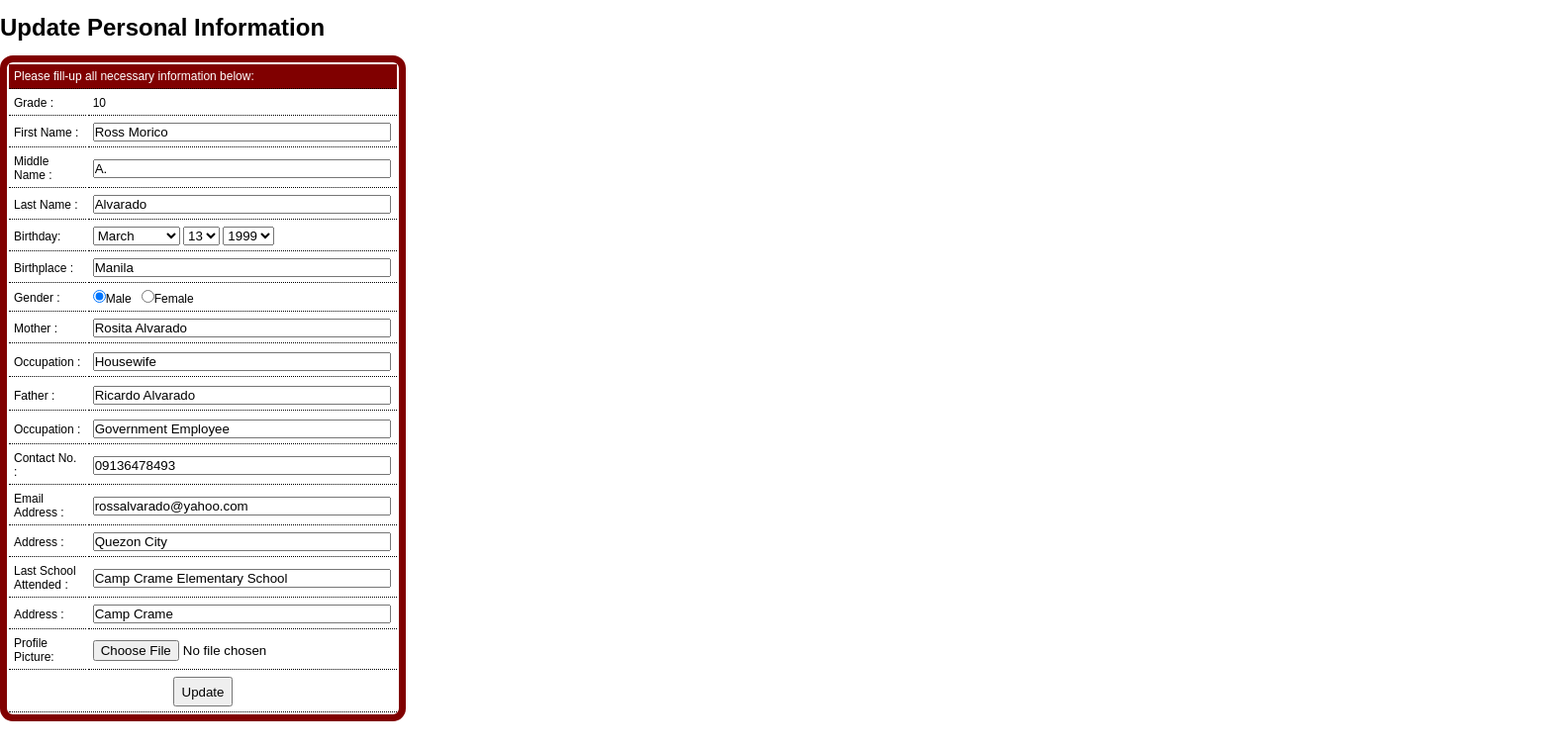
The app's page /update_personalinfo.php?userid=2 (signed in) with its own data.
### tables this page shows
CREATE TABLE IF NOT EXISTS `gradelevelmaster` (
  `gradeid` int(11) NOT NULL AUTO_INCREMENT,
  `description` varchar(25) NOT NULL,
  `adddate` timestamp NOT NULL DEFAULT CURRENT_TIMESTAMP,
  PRIMARY KEY (`gradeid`)
);

CREATE TABLE IF NOT EXISTS `usermaster` (
  `userid` int(11) NOT NULL AUTO_INCREMENT,
  `fname` varchar(50) NOT NULL,
  `mname` varchar(50) NOT NULL,
  `lname` varchar(50) NOT NULL,
  `username` varchar(50) NOT NULL,
  `password` varchar(50) NOT NULL,
  `pic` varchar(100) NOT NULL,
  `levelid` int(11) NOT NULL,
  `isactive` int(11) NOT NULL,
  `adddate` timestamp NOT NULL DEFAULT CURRENT_TIMESTAMP,
  `lastlogindate` timestamp NULL DEFAULT '0000-00-00 00:00:00',
  PRIMARY KEY (`userid`)
);

CREATE TABLE IF NOT EXISTS `studentmaster` (
  `lrn` varchar(12) NOT NULL,
  `userid` int(11) NOT NULL,
  `address` varchar(255) NOT NULL,
  `sex` int(11) NOT NULL,
  `birthday` date NOT NULL,
  `birthplace` varchar(100) NOT NULL,
  `cellno` varchar(11) NOT NULL,
  `mother` varchar(50) NOT NULL,
  `motherocc` varchar(50) NOT NULL,
  `father` varchar(50) NOT NULL,
  `fatherocc` varchar(50) NOT NULL,
  `lastschoolattended` varchar(100) NOT NULL,
  `schooladdress` varchar(100) NOT NULL,
  `email` varchar(50) NOT NULL,
  `gradeid` int(11) NOT NULL,
  `sectionid` int(11) NOT NULL,
  `registrationid` int(11) NOT NULL,
  `adddate` timestamp NOT NULL DEFAULT CURRENT_TIMESTAMP,
  `editdate` timestamp NULL DEFAULT NULL,
  PRIMARY KEY (`lrn`)
);

### update_personalinfo.php (the view, shortened to what this page needs)
<!DOCTYPE HTML PUBLIC "-//W3C//DTD HTML 4.01 Transitional//EN"
"http://www.w3.org/TR/html4/loose.dtd">
<html>
<head>
	<link href="css/css.css" rel="stylesheet" type="text/css">
</head>
<body>
<?php
$tblname="";
$userid=$_GET['userid'];
$query="SELECT * FROM preregmaster WHERE userid=$userid";
$result=mysql_query($query);
$totalPre = mysql_num_rows($result);
if($totalPre>0)
{
	$tblname="preregmaster";
}
else
{
	$tblname="studentmaster";
}
$query="SELECT um.*, pm.*, month(pm.birthday) as bmonth, day(pm.birthday) as bday, year(pm.birthday) as byear FROM usermaster as um, $tblname as pm WHERE um.userid=pm.userid AND um.userid='$userid'";
$result=mysql_query($query);
while($row=mysql_fetch_array($result))
{
	$fname=$row['fname'];
	$mname=$row['mname'];
	$lname=$row['lname'];
	$bplace=$row['birthplace'];
	$mother=$row['mother'];
	$motherocc=$row['motherocc'];
	$father=$row['father'];
	$fatherocc=$row['fatherocc'];
	$cellno=$row['cellno'];
	$eadd=$row['email'];
	$radd=$row['address'];
	$last=$row['lastschoolattended'];
	$schadd=$row['schooladdress'];
	$bmonth=$row['bmonth'];
	$bday=$row['bday'];
	$byear=$row['byear'];
	$sex=$row['sex'];
	$pic=$row['pic'];
	$gradeid=$row['gradeid'];
}
?>
					<div class="windowBody" style="left:-250px;" >
						<br>
						<h1>Update Personal Information</h1>
						<br>
						<form enctype="multipart/form-data" action="update_personalinfo_exec.php" method="POST" onSubmit="return checkForm(this); return false;">
							<table class="curvedEdges" align="center" width="410" border="0">
								<tr>
									<td bgcolor="maroon" colspan="2"><font color="#FFFFFF">Please fill-up all necessary information below:</font></td>
								</tr>
								<tr>
									<td>Grade :</td>
									<td width="386">
									<?php
										$q="SELECT description FROM gradelevelmaster where gradeid=$gradeid";
										$res=mysql_query($q);
										while($row=mysql_fetch_array($res))
										{
											$gg=$row['description'];
										}
										echo $gg;
									?>
									</td>
								</tr>
								<tr>
									<td width="179">First Name :</td>
									<td width="386"><input  name="fname" type="text" placeholder="First Name" size="35" value="<?php echo($fname); ?> "/></td>
								</tr>
								<tr>
									<td width="500">Middle Name :</td>
									<td><input type="text" name="mname" placeholder="Middle Name" size="35"  value="<?php echo($mname); ?> "/></td>
								</tr>
								<tr>
									<td width="500">Last Name :</td>
									<td><input type="text" name="lname" placeholder="Last Name" size="35"  value="<?php echo($lname); ?>" /></td>
								</tr>
								<tr>
									<td>Birthday:</td>
									<td><select name="bmonth" id="month">
									  <option <?php if($bmonth==3){ echo("selected");} ?>  value="3">March</option>
									</select>
									  <select name="bday" id="day">
										<option <?php if($bday==13){ echo("selected");} ?> value=13>13</option>
									</select>
									  <select name="byear" id="years">
										<option <?php if($byear=="1999"){ echo("selected");} ?>>1999</option>
									</select>
								</td>
							</tr>
								<tr>
									<td width="500">Birthplace :</td>
									<td><input type="text" name="bplace" placeholder="Birthplace" size="35" value="<?php echo($bplace); ?>" /></td>
								</tr>
								<tr>
									<td>Gender :</td>
									<td>
										<input type="radio" name="gender" checked id="radio" value=0 <?php if($sex==0) { echo('checked');}?> ><label for="radio">Male &nbsp;
										<input type="radio" name="gender" id="radio2" value=1 <?php if($sex==1) { echo('checked');}?>>Female</label>
							</td>
							    </tr>
								<tr>
									<td width="500">Mother :</td>
									<td><input type="text" name="mother" placeholder="Mother's Name"size="35" value="<?php echo($mother); ?>" /></td>
								</tr>								<tr>
								<tr>
									<td width="500">Occupation :</td>
									<td><input type="text" name="motherocc" placeholder="Mother's Occupation" size="35" value="<?php echo($motherocc); ?>" /></td>
								</tr>								<tr>
								<tr>
									<td width="500">Father :</td>
									<td><input type="text" name="father" placeholder="Father's Name"size="35" value="<?php echo($father); ?>" /></td>
								</tr>								<tr>
								<tr>
									<td width="500">Occupation :</td>
									<td><input type="text" name="fatherocc" placeholder="Fathers's Occupation" size="35"value="<?php echo($fatherocc); ?>" /></td>
								</tr>
								<tr>
									<td width="500">Contact No. :</td>
									<td><input type="text" onKeyPress="return isNumericKey(event);" name="contactno" placeholder="Contact Number" maxlength="11" size="35"value="<?php echo($cellno); ?>" /></td>
								</tr>
								<td width="500">Email Address :</td>
									<td><input type="email" name="eadd" placeholder="E-mail Address" size="35" value="<?php echo($eadd); ?>" /></td>
								</tr>
								<tr>
									<td width="500">Address :</td>
									<td><input type="text" name="radd" placeholder="Residential Address" size="35"value="<?php echo($radd); ?>" /></td>
								</tr>
								<tr>
									<td width="500">Last School Attended :</td>
									<td><input type="text" name="schname" placeholder="Last School Attended" size="35" value="<?php echo($last); ?>" /></td>
								</tr>
								<tr>
									<td width="500">Address :</td>
									<td><input type="text" name="schadd" placeholder="School Address" size="35" value="<?php echo($schadd); ?>" /></td>
								</tr>
							    <tr>
									<td>Profile Picture: </td>
									<td><input type="file" name="uploaded_file" accept="image/*" value="<?php echo($pic); ?>"></td>
							    </tr>
							  <tr>
									<td colspan="2">
									  <div align="center">
										  <input style="width: 60px; height: 30px;" type="submit" name="button" id="button" value="Update">
									  </div>
									</label></td>
								</tr>
				</table>
						</form>
</body>
</html>

### Css/css.css (style rules this page uses)
* { margin:0; padding:0; }
body { font-family:Arial; font-size:12px; background-image:url(../images/background.jpg); }
.windowBody { width:130%; height:835px; background-color:#FFFFFF; }
table.curvedEdges { border:7px solid maroon;-webkit-border-radius:13px;-moz-border-radius:13px;-ms-border-radius:13px;-o-border-radius:13px;border-radius:13px; }
table.curvedEdges td, table.curvedEdges th { border-bottom:1px dotted black;padding:5px; }

### records on screen
gradelevelmaster: description "10"
usermaster: fname "Ross Morico", mname "A.", lname "Alvarado", bplace "Manila", mother "Rosita Alvarado", motherocc "Housewife", father "Ricardo Alvarado", eadd "rossalvarado@yahoo.com", schname "Camp Crame Elementary School", schadd "Camp Crame"
studentmaster: sex "☑ Male Female"
